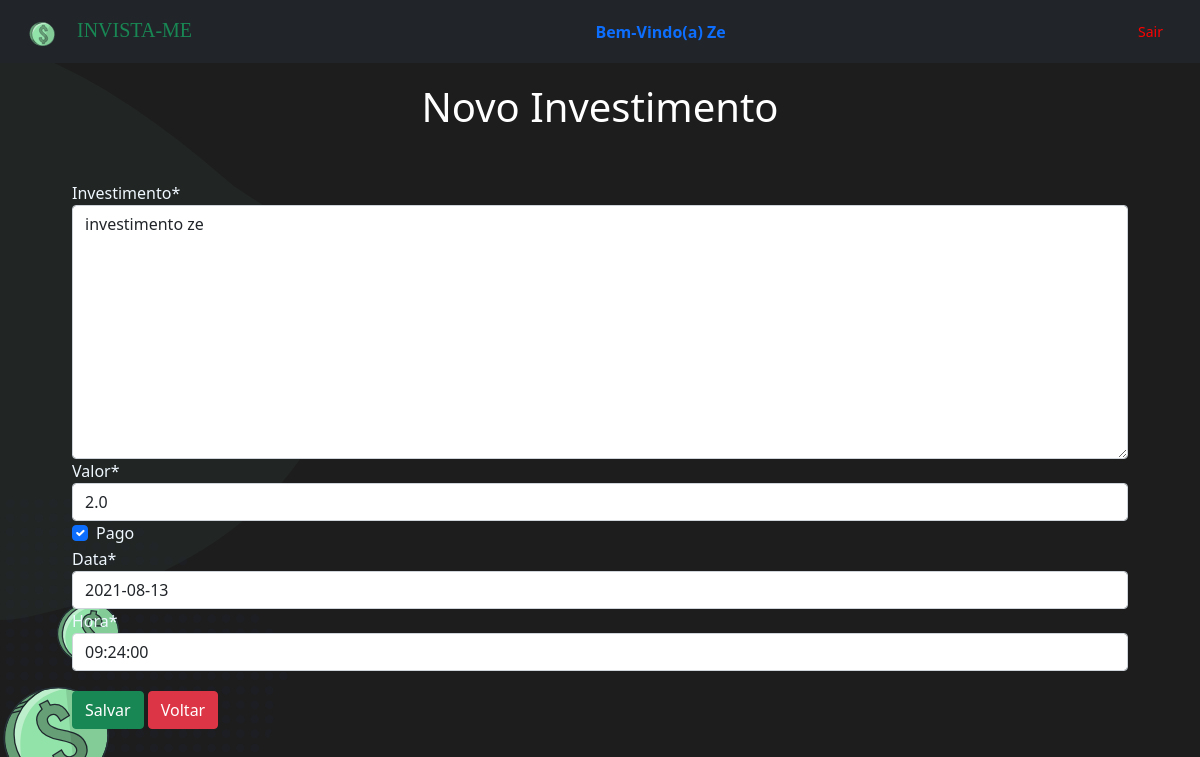
The page /novo_investimento/12 (signed in) on the database its author committed.
### invistame/models.py (models this page shows)
class Investimento(models.Model):
    investimento = models.TextField(max_length=200)
    valor = models.FloatField(max_length=9)
    pago = models.BooleanField(default=False)
    data = models.DateField(default=datetime.now)
    hora = models.TimeField(default=time.strftime('%H:%M', time.localtime()))

### invistame/views.py (the view)
# urls.py: path('novo_investimento/<int:id_investimento>', views.editar, name='editar'),
def editar(request, id_investimento):
    investimento = Investimento.objects.get(pk=id_investimento)
    if request.method == 'GET':
        formulario = InvestimentoForm(instance=investimento)
        return render(request, 'investimentos/novo_investimento.html', {'formulario': formulario})
    else:
        formulario = InvestimentoForm(request.POST, instance=investimento)
        if formulario.is_valid():
            formulario.save()
        return redirect('listagem')

### invistame/forms.py
class InvestimentoForm(ModelForm):
    class Meta:
        model = Investimento
        fields = '__all__'

### invistame/templates/investimentos/novo_investimento.html (shortened to what this page needs)
{% extends 'base.html' %}
{% block content %}
{% load crispy_forms_tags %}
<div class="container">
    <h1 style="text-align: center; color:white; margin: 20px;" >Novo Investimento</h1>
    <form method="POST" style="color: aliceblue; padding: 30px; ">
        {{formulario | crispy}}
        <div style="margin-top: 20px;" >
            <button class="btn btn-success" type="submit">Salvar</button>
            <button class="btn btn-danger"><a style="color: white; text-decoration: none;"
                    href="{% url 'listagem' %}">Voltar</a></button>
        </div>
    </form>
</div>
{% endblock %}

### invistame/templates/base.html (shortened to what this page needs)
{% load static %}
<!doctype html>
<html>
<head>
  <link href="https://cdn.jsdelivr.net/npm/bootstrap@5.0.2/dist/css/bootstrap.min.css" rel="stylesheet"
>
  <link rel="stylesheet" href="{% static 'css/styles.css' %}">
</head>
<body>
  {% if user.is_authenticated %}
  <div class="navbar-index">
    <nav class="navbar navbar-light bg-dark">
      <div class="container-fluid">
        <a class="navbar-brand text-success" style="font-family: 'Bungee', cursive;" href="{% url 'listagem' %}">
          <img src="{% static 'img/icon-title.svg' %}" alt="icone" width="60" height="30"
            class="d-inline-block align-text-top">
          INVISTA-ME
        </a>
        <li style="display: flex; justify-content: center;">
          <strong class='nav-item nav-link'>Bem-Vindo(a) {{user.get_username.title}}</strong>
        </li>
        <button class="btn btn-sm btn-outline-secundary justify-content-end" type="button"><a href="{% url 'logout' %}"
            style="color: red;" class="nav-link">Sair</a></button>
          </div>
        </nav>
      </div>
  {% endif %}
  {% block content %}
  {% endblock %}
</body>
</html>

### invistame/static/css/styles.css (style rules this page uses)
body { background: url("/static/img/page.svg"); background-repeat: no-repeat; background-size: cover; position: relative; height: 100vh; width: 100vw; }

### rows shown on the page
Investimento: investimento "investimento ze", valor "2.0", pago "☑", data "2021-08-13", hora "09:24:00"

### other values the page prints
{{ user.get_username.title }} "Ze"
